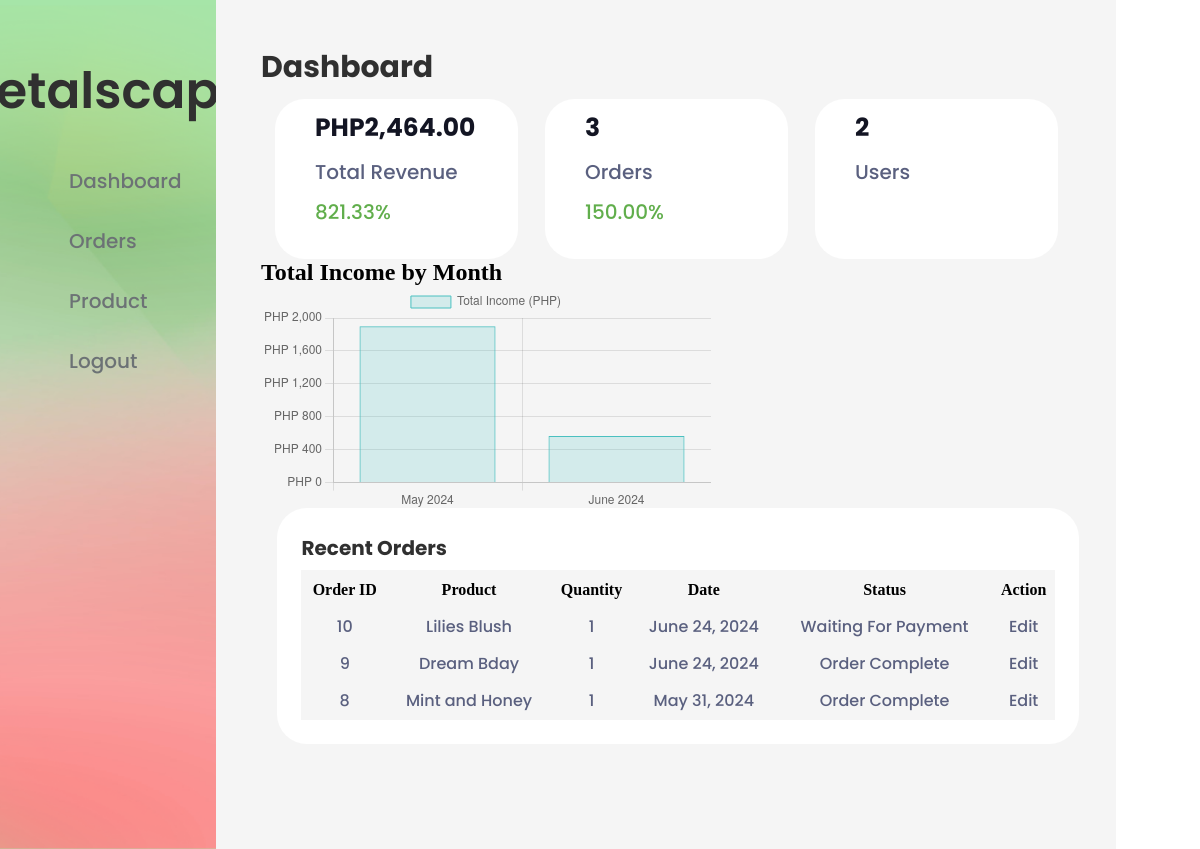
The page /adminDashboard.php (signed in) on the database its author committed.
### tables this page shows
CREATE TABLE `orders` (
  `id` int(124) NOT NULL,
  `accountId` int(124) NOT NULL,
  `productId` int(124) NOT NULL,
  `name` varchar(124) NOT NULL,
  `quantity` int(124) NOT NULL,
  `email` varchar(124) NOT NULL,
  `address` varchar(248) NOT NULL,
  `contactNumber` varchar(248) NOT NULL,
  `modeOfPayment` varchar(124) NOT NULL,
  `message` varchar(1000) NOT NULL,
  `status` int(124) NOT NULL COMMENT '0 for "waiting for payment", 1 for "accepted payment/to be ship", 3 for "out for delivery"',
  `receipt` varchar(1000) NOT NULL COMMENT 'if gcash payment',
  `orderDate` datetime NOT NULL
);

CREATE TABLE `products` (
  `id` int(124) NOT NULL,
  `name` varchar(124) NOT NULL,
  `description` varchar(1000) NOT NULL,
  `price` int(124) NOT NULL,
  `quantity` int(124) NOT NULL,
  `category` varchar(124) NOT NULL,
  `img` varchar(1024) NOT NULL,
  `archive` int(124) NOT NULL COMMENT '1 means archived'
);

### adminDashboard.php (the view, shortened to what this page needs)
<!DOCTYPE html>
<html lang="en">
<head>
    <?php
    include_once 'functions/func_adminCheck.php';
    $revenueQuery = "SELECT SUM(o.quantity * p.price) AS totalRevenue
                     FROM orders o
                     JOIN products p ON o.productId = p.id
                     WHERE o.status = 3";
    $revenueResult = mysqli_query($conn, $revenueQuery);
    $revenueRow = mysqli_fetch_assoc($revenueResult);
    $totalRevenue = $revenueRow['totalRevenue'];
    $ordersQuery = "SELECT COUNT(*) AS totalOrders FROM orders";
    $ordersResult = mysqli_query($conn, $ordersQuery);
    $ordersRow = mysqli_fetch_assoc($ordersResult);
    $totalOrders = $ordersRow['totalOrders'];
    $usersQuery = "SELECT COUNT(*) AS totalUsers FROM accounts WHERE isAdmin = 0";
    $usersResult = mysqli_query($conn, $usersQuery);
    $usersRow = mysqli_fetch_assoc($usersResult);
    $totalUsers = $usersRow['totalUsers'];
    $totalRevenuePercentage = ($totalOrders > 0) ? ($totalRevenue / $totalOrders) : 0;
    $totalOrdersPercentage = ($totalUsers > 0) ? ($totalOrders / $totalUsers) * 100 : 0;
    $monthlyIncomeQuery = "SELECT DATE_FORMAT(o.orderDate, '%M %Y') AS monthYear, SUM(o.quantity * p.price) AS monthlyIncome
                           FROM orders o
                           JOIN products p ON o.productId = p.id
                           WHERE o.status = 3
                           GROUP BY DATE_FORMAT(o.orderDate, '%Y-%m')
                           ORDER BY o.orderDate";
    $monthlyIncomeResult = mysqli_query($conn, $monthlyIncomeQuery);
    $recentOrdersQuery = "SELECT o.id, p.name AS product, o.quantity, DATE_FORMAT(o.orderDate, '%M %d, %Y') AS orderDate, o.status
                          FROM orders o
                          JOIN products p ON o.productId = p.id
                          ORDER BY o.orderDate DESC
                          LIMIT 5";
    $recentOrdersResult = mysqli_query($conn, $recentOrdersQuery);
    $months = [];
    $incomes = [];
    while ($monthlyIncomeRow = mysqli_fetch_assoc($monthlyIncomeResult)) {
        $months[] = $monthlyIncomeRow['monthYear'];
        $incomes[] = $monthlyIncomeRow['monthlyIncome'];
    }
    ?>
    <link rel="stylesheet" href="css/admindashboard.css">
</head>
<body>
    <div class="main-container">
        <div class="admin-bg">
            <?php
            include 'constants/sidebar.php';
            ?>
        </div>
        <div class="adminDashboard-cont">
            <div class="dashboard-txt">
                <h1>Dashboard</h1>
            </div>
            <div class="main-dashboard">
                <div class="revenue-orders-user-cont">
                    <div class="revenue">
                        <p>PHP<?php echo number_format($totalRevenue, 2); ?></p>
                        <p class="total-rev-txt">Total Revenue</p>
                        <p class="total-percent-txt"><?php echo number_format($totalRevenuePercentage, 2); ?>%</p>
                    </div>
                    <div class="orders">
                        <p><?php echo $totalOrders; ?></p>
                        <p class="total-order-txt">Orders</p>
                        <p class="total-percent-txt"><?php echo number_format($totalOrdersPercentage, 2); ?>%</p>
                    </div>
                    <div class="users">
                        <p><?php echo $totalUsers; ?></p>
                        <p class="total-user-txt">Users</p>
                    </div>
                </div>
                <div class="total-income">
                    <h2>Total Income by Month</h2>
                    <canvas id="incomeChart"></canvas>
                    <script>
                        var ctx = document.getElementById('incomeChart').getContext('2d');
                        var incomeChart = new Chart(ctx, {
                            type: 'bar',
                            data: {
                                labels: <?php echo json_encode($months); ?>,
                                datasets: [{
                                    label: 'Total Income (PHP)',
                                    data: <?php echo json_encode($incomes); ?>,
                                    borderColor: 'rgba(75, 192, 192, 1)',
                                    backgroundColor: 'rgba(75, 192, 192, 0.2)',
                                    borderWidth: 1,
                                    fill: true
                                }]
                            },
                            options: {
                                responsive: true,
                                scales: {
                                    y: {
                                        beginAtZero: true,
                                        ticks: {
                                            callback: function(value) {
                                                return 'PHP ' + value.toLocaleString();
                                            }
                                        }
                                    }
                                },
                                plugins: {
                                    tooltip: {
                                        callbacks: {
                                            label: function(context) {
                                                return 'PHP ' + context.parsed.y.toLocaleString();
                                            }
                                        }
                                    }
                                }
                            }
                        });
                    </script>
                </div>
                <div class="recent-orders">
                    <h2>Recent Orders</h2>
                    <table class="tbl-recent-order">
                        <tr>
                            <th>Order ID</th>
                            <th>Product</th>
                            <th>Quantity</th>
                            <th>Date</th>
                            <th>Status</th>
                            <th>Action</th>
                        </tr>
                        <?php
                        while ($recentOrder = mysqli_fetch_assoc($recentOrdersResult)) {
                            $orderId = $recentOrder['id'];
                            $product = $recentOrder['product'];
                            $quantity = $recentOrder['quantity'];
                            $orderDate = $recentOrder['orderDate'];
                            $status = $recentOrder['status'];
                            $statusText = "";
                            switch ($status) {
                                case 0:
                                    $statusText = "Waiting For Payment";
                                    break;
                                case 3:
                                    $statusText = "Order Complete";
                                    break;
                            }
                        ?>
                            <tr>
                                <td><?php echo $orderId; ?></td>
                                <td><?php echo $product; ?></td>
                                <td><?php echo $quantity; ?></td>
                                <td><?php echo $orderDate; ?></td>
                                <td><?php echo $statusText; ?></td>
                                <td><a href="orderPage.php?orderId=<?php echo $orderId; ?>">Edit</a></td>
                            </tr>
                        <?php
                        }
                        ?>
                    </table>
                </div>
            </div>
        </div>
    </div>
</body>
</html>

### constants/sidebar.php
<head>
<link rel="stylesheet" href="css/sidebar.css">
</head>
<div class="sidebar-container">
    <div class="sidebar">
        <div class="petalscape-nav">
            <a href="index.php">
                <h1>Petalscape</h1>
            </a>
        </div>
        <div class="sidebar-nav">
            <a href="adminDashboard.php">Dashboard</a>
            <a href="adminOrders.php">Orders</a>
            <a href="adminCatalogue.php">Product</a>
            <a href="functions/func_logout.php">Logout</a>
        </div>
    </div>
</div>

### css/admindashboard.css (style rules this page uses)
* { padding: 0; margin: 0; }
.main-container { display: flex; }
.adminDashboard-cont { background-color: #F5F5F5; min-height: 100vh; width: 75%; }
.dashboard-txt { margin-top: 5%; padding-left: 5%; }
.dashboard-txt h1 { font-size: 30px; font-family: "Poppins", sans-serif; font-weight: 700; font-style: normal; color: #303030; }
.main-dashboard { margin-left: 5%; margin-top: 1%; width: 90%; height: 750px; }
.revenue-orders-user-cont { display: flex; justify-content: space-around; align-items: center; width: 100%; height: 160px; }
.revenue { background-color: #FFFFFF; width: 25%; height: 100%; border-radius: 30px; padding-left: 5%; }
.revenue p { padding-top: 5%; font-family: "Poppins", sans-serif; font-weight: 700; font-style: normal; font-size: 25px; color: #131523; }
.revenue p.total-rev-txt { font-family: "Poppins", sans-serif; font-weight: 500; font-style: normal; font-size: 20px; color: #5A607F; }
.revenue p.total-percent-txt { font-family: "Poppins", sans-serif; font-weight: 500; font-style: normal; font-size: 20px; color: #61AE4C; }
.orders { background-color: #FFFFFF; width: 25%; height: 100%; border-radius: 30px; padding-left: 5%; }
.orders p { padding-top: 5%; font-family: "Poppins", sans-serif; font-weight: 700; font-style: normal; font-size: 25px; color: #131523; }
.orders p.total-order-txt { font-family: "Poppins", sans-serif; font-weight: 500; font-style: normal; font-size: 20px; color: #5A607F; }
.orders p.total-percent-txt { font-family: "Poppins", sans-serif; font-weight: 500; font-style: normal; font-size: 20px; color: #61AE4C; }
.users { background-color: #FFFFFF; width: 25%; height: 100%; border-radius: 30px; padding-left: 5%; }
.users p { padding-top: 5%; font-family: "Poppins", sans-serif; font-weight: 700; font-style: normal; font-size: 25px; color: #131523; }
.users p.total-user-txt { font-family: "Poppins", sans-serif; font-weight: 500; font-style: normal; font-size: 20px; color: #5A607F; }
.recent-orders { margin-top: 3%; width: 93%; margin-left: 2%; background-color: #FFFFFF; border-radius: 30px; padding: 3%; overflow-y: scroll; }
.recent-orders h2 { color: #303030; font-family: "Poppins", sans-serif; font-weight: 700; font-style: normal; font-size: 20px; }
.tbl-recent-order { width: 100%; margin-top: 1%; background-color: #F5F5F5; }
table, th, td { text-align: center; }
.tbl-recent-order tr { justify-content: space-around; height: 35px; padding-top: 1%; width: 100%; }
.tbl-recent-order td { font-family: "Poppins", sans-serif; font-weight: 500; font-style: normal; color: #5A607F; }
.tbl-recent-order td a { font-family: "Poppins", sans-serif; font-weight: 500; font-style: normal; color: #5A607F; text-decoration: none; }
.total-income { height: 30%; }

### css/sidebar.css (style rules this page uses)
* { padding: 0; margin: 0; }
.sidebar { display: flex; flex-direction: column; width: 100%; align-items: center; }
.petalscape-nav { margin-top: 25%; align-self: center; }
.petalscape-nav a { text-decoration: none; }
.petalscape-nav h1 { font-size: 50px; font-family: "Poppins", sans-serif; font-weight: 600; font-style: normal; color: #303030; }
.sidebar-nav { margin-top: 10%; display: flex; flex-direction: column; width: 80%; margin-left: 20%; height: 30vh; justify-content: space-evenly; }
.sidebar-nav a { padding-left: 15%; text-decoration: none; color: #6C7275; font-size: 20px; font-family: "Poppins", sans-serif; font-weight: 500; font-style: normal; height: 100%; border-radius: 25px 0px 0px 25px; display: flex; flex-direction: column; justify-content: center; }
.admin-bg { background-image: url('../img/admin-bg.png'); background-repeat: no-repeat; background-size: cover; width: 18%; }

### rows shown on the page
orders: id "10", productId.name "Lilies Blush", quantity "1", orderDate "June 24, 2024", status "Waiting For Payment"
orders: id "9", productId.name "Dream Bday", quantity "1", orderDate "June 24, 2024", status "Order Complete"
orders: id "8", productId.name "Mint and Honey", quantity "1", orderDate "May 31, 2024", status "Order Complete"

### other values the page prints
$totalRevenue "2,464.00"
$totalRevenuePercentage "821.33"
$totalOrders "3"
$totalOrdersPercentage "150.00"
$totalUsers "2"
chart data {{ json_encode($incomes) }} ["1899","565"]
